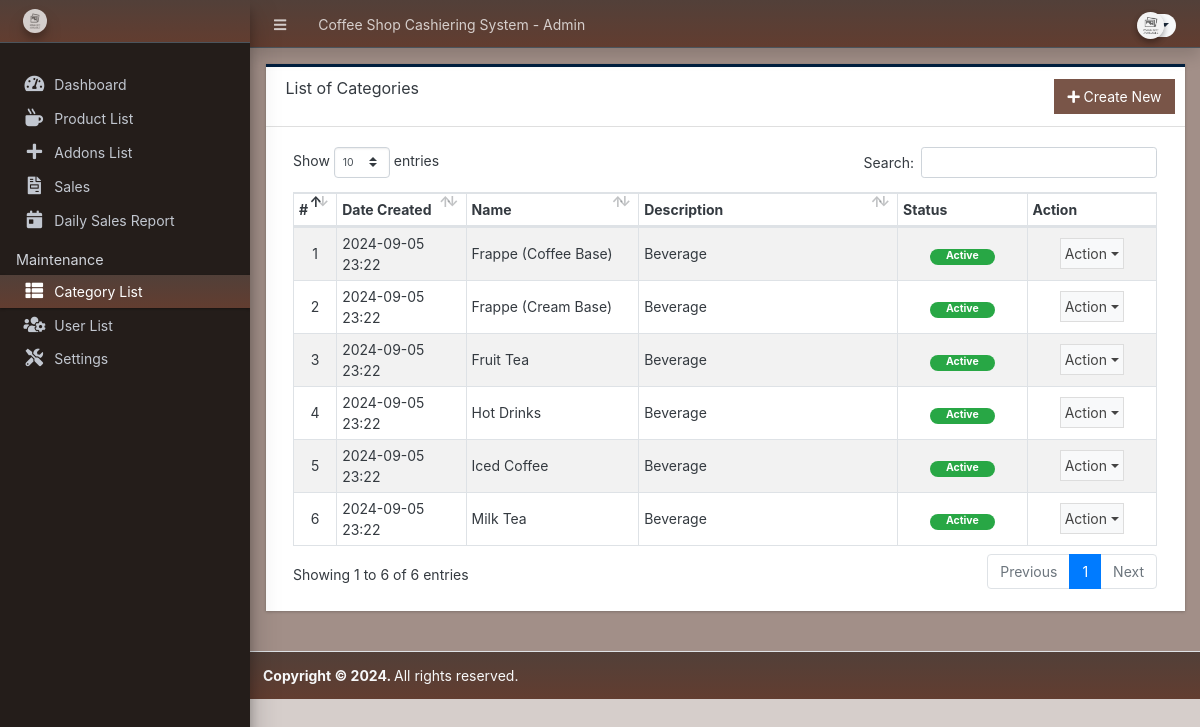
Page /admin/?page=categories on the committed database.
### tables this page shows
CREATE TABLE `category_list` (
  `id` int NOT NULL,
  `name` text NOT NULL,
  `description` text NOT NULL,
  `status` tinyint(1) NOT NULL DEFAULT '1',
  `delete_flag` tinyint(1) NOT NULL DEFAULT '0',
  `date_created` datetime NOT NULL DEFAULT CURRENT_TIMESTAMP,
  `date_updated` datetime NOT NULL DEFAULT CURRENT_TIMESTAMP ON UPDATE CURRENT_TIMESTAMP
);

### admin/categories/index.php (the view, shortened to what this page needs)
<div class="card card-outline rounded-0 card-navy">
	<div class="card-header">
		<h3 class="card-title">List of Categories</h3>
		<div class="card-tools">
			<a href="javascript:void(0)" id="create_new" class="btn btn-flat btn-primary"><span class="fas fa-plus"></span>  Create New</a>
		</div>
	</div>
	<div class="card-body">
        <div class="container-fluid">
			<table class="table table-hover table-striped table-bordered" id="list">
				<colgroup>
					<col width="5%">
					<col width="15%">
					<col width="20%">
					<col width="30%">
					<col width="15%">
					<col width="15%">
				</colgroup>
				<thead>
					<tr>
						<th>#</th>
						<th>Date Created</th>
						<th>Name</th>
						<th>Description</th>
						<th>Status</th>
						<th>Action</th>
					</tr>
				</thead>
				<tbody>
					<?php
					$i = 1;
						$qry = $conn->query("SELECT * from `category_list` where delete_flag = 0 order by `name` asc ");
						while($row = $qry->fetch_assoc()):
					?>
						<tr>
							<td class="text-center"><?php echo $i++; ?></td>
							<td><?php echo date("Y-m-d H:i",strtotime($row['date_created'])) ?></td>
							<td><?php echo $row['name'] ?></td>
							<td><p class="m-0 truncate-1"><?= $row['description'] ?></p></td>
							<td class="text-center">
                                <?php if($row['status'] == 1): ?>
                                    <span class="badge badge-success px-3 rounded-pill">Active</span>
                                <?php else: ?>
                                    <span class="badge badge-danger px-3 rounded-pill">Inactive</span>
                                <?php endif; ?>
                            </td>
							<td align="center">
								 <button type="button" class="btn btn-flat p-1 btn-default btn-sm dropdown-toggle dropdown-icon" data-toggle="dropdown">
				                  		Action
				                  </button>
							</td>
						</tr>
					<?php endwhile; ?>
				</tbody>
			</table>
		</div>
	</div>
</div>

### rows in the picture
category_list: date_created "2024-09-05 23:22", name "Frappe (Coffee Base)", description "Beverage", status "Active"
category_list: date_created "2024-09-05 23:22", name "Frappe (Cream Base)", description "Beverage", status "Active"
category_list: date_created "2024-09-05 23:22", name "Fruit Tea", description "Beverage", status "Active"
category_list: date_created "2024-09-05 23:22", name "Hot Drinks", description "Beverage", status "Active"
category_list: date_created "2024-09-05 23:22", name "Iced Coffee", description "Beverage", status "Active"
category_list: date_created "2024-09-05 23:22", name "Milk Tea", description "Beverage", status "Active"

### other values in the picture
$_settings->info('name') "Coffee Shop Cashiering System"
